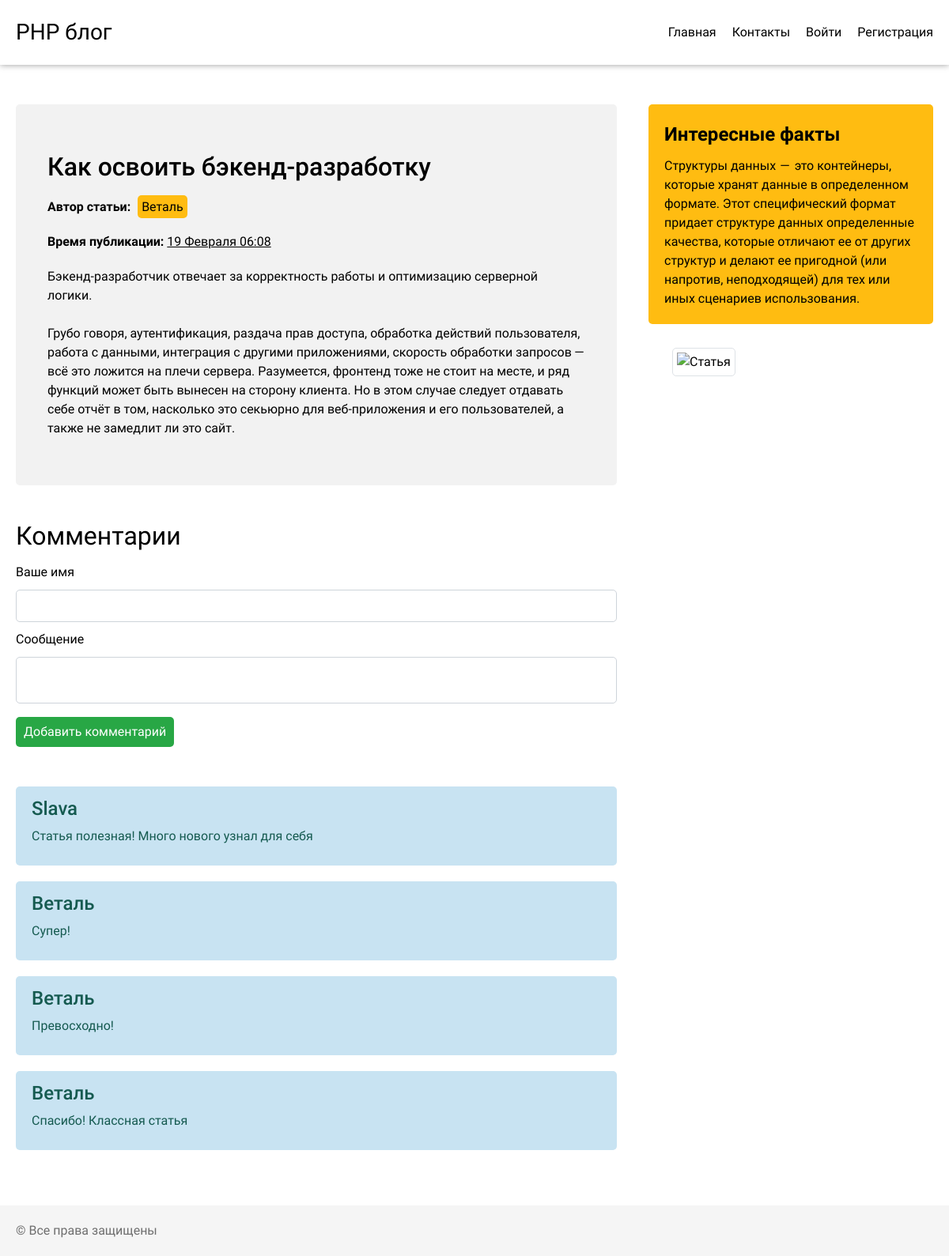
Screenshot of /news.php?id=4 with the database file from the repository.
### tables this page shows
CREATE TABLE `articles` (
  `id` int UNSIGNED NOT NULL,
  `title` varchar(255) NOT NULL,
  `intro` text NOT NULL,
  `text` text NOT NULL,
  `date` int UNSIGNED NOT NULL,
  `author` varchar(20) NOT NULL
);

CREATE TABLE `comments` (
  `id` int UNSIGNED NOT NULL,
  `name` varchar(25) NOT NULL,
  `message` text NOT NULL,
  `article_id` int UNSIGNED NOT NULL
);

### news.php (the view, shortened to what this page needs)
<!DOCTYPE html>
<html lang="ru">
<head>
    <?php
        require_once 'mysql_connect.php';
        $sql = 'SELECT * FROM `articles` WHERE `id` = :id';
        $query = $pdo->prepare($sql);
        $query->execute(['id' => $_GET['id']]);
        $article = $query->fetch(PDO::FETCH_OBJ);
        require 'blocks/head.php';
    ?>
</head>
<body>
    <div class="page">
        <?php require 'blocks/header.php'; ?>
        <main class="content content--padding">
            <section class="artciles">
                <div class="container">
                    <div class="articles__box-news">
                        <div class="articles__content">
                            <div class="articles__article">
                                <h1 class="articles__title"><?=$article->title?></h1>
                                <p class='articles__author'><b>Автор статьи:</b> <mark><?=$article->author?></mark></p>
                                <?php
                                    $date = date('d ', $article->date);
                                    $array = ['Января', 'Февраля', 'Марта', 'Апреля', 'Мая', 'Июня', 'Июля', 'Августа', 'Сентября', 'Октября', 'Ноября', 'Декабря'];
                                    $date .= $array[date('n', $article->date) - 1];
                                    $date .= date(' H:i', $article->date);
                                ?>
                                <p class='articles__author'><b>Время публикации:</b> <u><?=$date?></u></p>
                                <p>
                                    <?=$article->intro?>
                                    <br><br>
                                    <?=$article->text?>
                                </p>
                            </div>
                            <h3 class="articles__title-second">Комментарии</h3>
                            <form action="/news.php?id=<?=$_GET['id']?>" method="post" class="form form__articles">
                                <label class="form__label">
                                    <p class="form__text">Ваше имя</p>
                                    <input type="text" name="username" value="<?php if(isset($_COOKIE['login'])) echo $_COOKIE['login'] ?>" id="username" class="form__input">
                                </label>
                                <label class="form__label">
                                    <p class="form__text">Сообщение</p>
                                    <textarea name="message" id="message" class="form__input" autocomplete="on"></textarea>
                                </label>
                                <button type="submit" id="mess_send" class="btn form__btn">Добавить комментарий</button>
                            </form>
                            <?php
                                $sql = 'SELECT * FROM `comments` WHERE `article_id` = :id ORDER BY `id` DESC';
                                $query = $pdo->prepare($sql);
                                $query->execute(['id' => $_GET['id']]);
                                $comments = $query->fetchAll(PDO::FETCH_OBJ);
                                foreach($comments as $comment) {
                                    echo "
                                        <div class='articles__info'>
                                            <h4 class='articles__title-info'>$comment->name</h4>
                                            <p class='articles__text-info'>$comment->message</p>
                                        </div>
                                        ";
                                }
                            ?>
                        </div>
                        <?php require 'blocks/aside.php'; ?>
                    </div>
                </div>
            </section>
        </main>
        <?php require 'blocks/footer.php'; ?>
    </div>
</body>
</html>

### css/style.css (style rules this page uses)
*, *::before, *::after { margin: 0; padding: 0; box-sizing: border-box; }
h1, h2, h3, h4, h5, h6 { margin: 0; }
body { font-family: 'Roboto', sans-serif; font-weight: 400; color: #000000; font-size: 16px; line-height: 1.5; }
button { display: inline-block; cursor: pointer; border: none; }
textarea { resize: none; }
.container { max-width: 1200px; margin: auto; }
.page { overflow: hidden; display: grid; grid-template-rows: auto 1fr auto; min-height: 100vh; }
.btn { padding: 10px; border-radius: 5px; color: #ffffff; transition: background-color 0.3s; }
.content { padding: 50px 20px 20px; }
.content--padding { padding-bottom: 50px; }
.articles__box, .articles__box-news { display: flex; column-gap: 40px; }
.articles__content { flex: 1 1 auto; }
.articles__article { margin-bottom: 40px; background-color: #f2f2f2; padding: 60px 40px; border-radius: 5px; }
.articles__article .articles__title { margin-bottom: 20px; font-size: 32px; }
.articles__article .articles__author mark { background-color: #ffbc11; }
.articles__title { font-size: 28px; font-weight: 500; margin-bottom: 10px; line-height: 1.2; }
.articles__title-second { margin-bottom: 10px; font-size: 32px; font-weight: 400; }
.articles__author { margin-bottom: 10px; }
.articles__article .articles__author { margin-bottom: 20px; }
.articles__author mark { margin-left: 5px; padding: 5px; background-color: #ece7db; border-radius: 5px; }
.articles__content .form { margin-bottom: 20px; }
.articles__content .form__articles { margin-bottom: 50px; }
.articles__info { margin-bottom: 20px; padding: 10px 20px; min-height: 100px; background-color: #c8e3f2; border-radius: 5px; }
.articles__title-info { margin-bottom: 5px; color: #155a50; font-size: 24px; font-weight: 500; }
.articles__text-info { color: #155a50; }
.form__label { display: block; margin-bottom: 10px; }
.form__text { margin-bottom: 10px; }
.form__input { width: 100%; padding: 10px 15px; border: 1px solid #ced4da; border-radius: 5px; transition: box-shadow 0.3s; }
.form__btn { margin-top: 10px; background-color: #28a745; }
.form__articles .form__btn { margin-top: 0; }

### rows the page displays
articles: title "Как освоить бэкенд-разработку", author "Веталь", date "19 Февраля 06:08", intro "Бэкенд-разработчик отвечает за корректность работы и оптимизацию серверной логики.", text "Грубо говоря, аутентификация, раздача прав доступа, обработка действий пользователя, работа с данными, интеграция с другими приложениями, скорость обработки запросов — всё это ложится на плечи сервера. Разумеется, фронтенд тоже не стоит на месте, и ряд функций может быть вынесен на сторону клиента. Но в этом случае следует отдавать себе отчёт в том, насколько это секьюрно для веб-приложения и его пользователей, а также не замедлит ли это сайт."
comments: name "Slava", message "Статья полезная! Много нового узнал для себя"
comments: name "Веталь", message "Супер!"
comments: name "Веталь", message "Превосходно!"
comments: name "Веталь", message "Спасибо! Классная статья"
